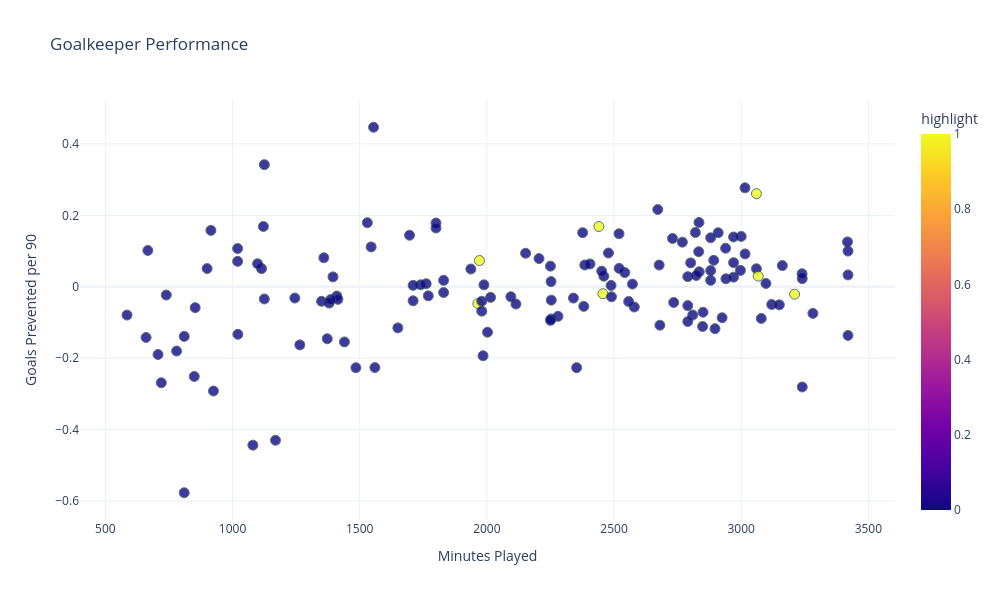

Notebook code for this chart:
### Code cell
fig = px.scatter(
    view_df.copy(), 
    x='minutesplayed', 
    y='goalsprevented_per90',
    color='highlight',
    hover_name='player',         
    hover_data=['team','rating','number_of_seasons','goalsprevented'], 
    title='Goalkeeper Performance',
    labels={
        'minutesplayed': 'Minutes Played',
        'goalsprevented_per90': 'Goals Prevented per 90'
    },
    template='plotly_white',               
    width=1000, 
    height=600
)

fig.update_traces(marker=dict(size=10, opacity=0.8, line=dict(width=1, color='DarkSlateGrey')))

fig.show()

### Figure 1 — Plotly figure (JSON) as saved in the notebook; plotly's stock layout.template omitted (floating-point values rounded to 4 significant figures; data arrays with more than 128 entries replaced by an {"elided": "..."} marker saying what was removed)
{"data": [{"customdata": {"elided": "140x4 mixed values"}, "hovertemplate": "<b>%{hovertext}</b><br><br>Minutes Played=%{x}<br>Goals Prevented per 90=%{y}<br>team=%{customdata[0]}<br>rating=%{customdata[1]}<br>number_of_seasons=%{customdata[2]}<br>goalsprevented=%{customdata[3]}<br>highlight=%{marker.color}<extra></extra>", "hovertext": {"elided": "140 str values"}, "legendgroup": "", "marker": {"color": {"elided": "140 int values"}, "coloraxis": "coloraxis", "line": {"color": "DarkSlateGrey", "width": 1}, "opacity": 0.8, "size": 10, "symbol": "circle"}, "mode": "markers", "name": "", "orientation": "v", "showlegend": false, "type": "scatter", "x": {"elided": "140 float values"}, "xaxis": "x", "y": {"elided": "140 float values"}, "yaxis": "y"}], "layout": {"coloraxis": {"colorbar": {"title": {"text": "highlight"}}, "colorscale": [[0, "#0d0887"], [0.1111, "#46039f"], [0.2222, "#7201a8"], [0.3333, "#9c179e"], [0.4444, "#bd3786"], [0.5556, "#d8576b"], [0.6667, "#ed7953"], [0.7778, "#fb9f3a"], [0.8889, "#fdca26"], [1, "#f0f921"]]}, "height": 600, "legend": {"tracegroupgap": 0}, "title": {"text": "Goalkeeper Performance"}, "width": 1000, "xaxis": {"anchor": "y", "domain": [0, 1], "title": {"text": "Minutes Played"}}, "yaxis": {"anchor": "x", "domain": [0, 1], "title": {"text": "Goals Prevented per 90"}}}}
